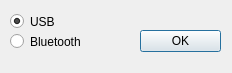
<?xml version="1.0" encoding="UTF-8"?>
<ui version="4.0">
 <class>PortSelecitionWindow</class>
 <widget class="QDialog" name="PortSelecitionWindow">
  <property name="geometry">
   <rect>
    <x>0</x>
    <y>0</y>
    <width>232</width>
    <height>73</height>
   </rect>
  </property>
  <property name="sizePolicy">
   <sizepolicy hsizetype="Fixed" vsizetype="Fixed">
    <horstretch>0</horstretch>
    <verstretch>0</verstretch>
   </sizepolicy>
  </property>
  <property name="minimumSize">
   <size>
    <width>232</width>
    <height>73</height>
   </size>
  </property>
  <property name="maximumSize">
   <size>
    <width>232</width>
    <height>73</height>
   </size>
  </property>
  <property name="baseSize">
   <size>
    <width>0</width>
    <height>0</height>
   </size>
  </property>
  <property name="windowTitle">
   <string>Select communication port</string>
  </property>
  <widget class="QDialogButtonBox" name="buttonBox">
   <property name="geometry">
    <rect>
     <x>140</x>
     <y>30</y>
     <width>81</width>
     <height>31</height>
    </rect>
   </property>
   <property name="orientation">
    <enum>Qt::Vertical</enum>
   </property>
   <property name="standardButtons">
    <set>QDialogButtonBox::Ok</set>
   </property>
  </widget>
  <widget class="QRadioButton" name="radioButton">
   <property name="geometry">
    <rect>
     <x>10</x>
     <y>10</y>
     <width>112</width>
     <height>23</height>
    </rect>
   </property>
   <property name="text">
    <string>USB</string>
   </property>
   <property name="checked">
    <bool>true</bool>
   </property>
  </widget>
  <widget class="QRadioButton" name="radioButton_2">
   <property name="geometry">
    <rect>
     <x>10</x>
     <y>30</y>
     <width>112</width>
     <height>23</height>
    </rect>
   </property>
   <property name="text">
    <string>Bluetooth</string>
   </property>
  </widget>
 </widget>
 <resources/>
 <connections>
  <connection>
   <sender>buttonBox</sender>
   <signal>rejected()</signal>
   <receiver>PortSelecitionWindow</receiver>
   <slot>reject()</slot>
   <hints>
    <hint type="sourcelabel">
     <x>316</x>
     <y>260</y>
    </hint>
    <hint type="destinationlabel">
     <x>286</x>
     <y>274</y>
    </hint>
   </hints>
  </connection>
  <connection>
   <sender>buttonBox</sender>
   <signal>accepted()</signal>
   <receiver>PortSelecitionWindow</receiver>
   <slot>accept()</slot>
   <hints>
    <hint type="sourcelabel">
     <x>248</x>
     <y>254</y>
    </hint>
    <hint type="destinationlabel">
     <x>157</x>
     <y>274</y>
    </hint>
   </hints>
  </connection>
 </connections>
</ui>
